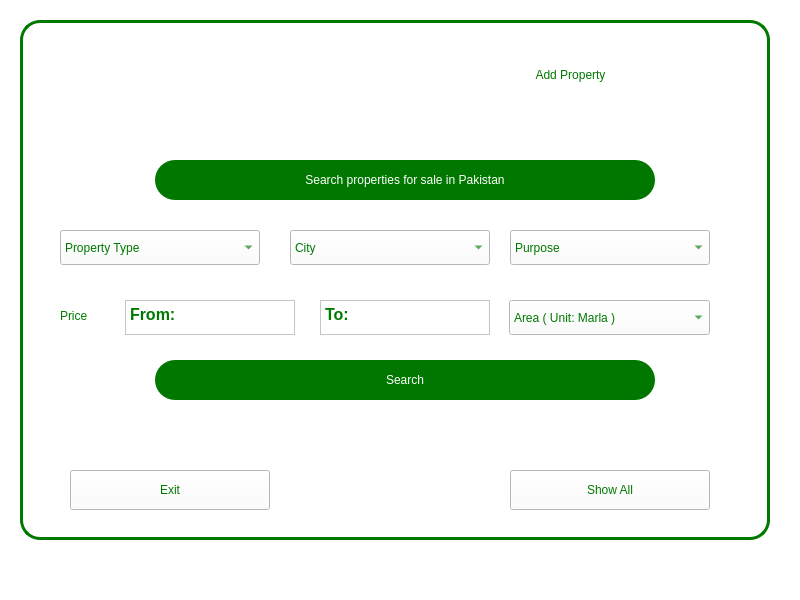
<?xml version="1.0" encoding="UTF-8"?>
<ui version="4.0">
 <class>MainWindow</class>
 <widget class="QMainWindow" name="MainWindow">
  <property name="geometry">
   <rect>
    <x>0</x>
    <y>0</y>
    <width>800</width>
    <height>600</height>
   </rect>
  </property>
  <property name="windowTitle">
   <string>MainWindow</string>
  </property>
  <property name="styleSheet">
   <string notr="true">*{
background-color: white;
color: rgb(0,120,0);
font: bold 12pt &quot;Roboto&quot;;
}</string>
  </property>
  <widget class="QWidget" name="centralwidget">
   <widget class="QWidget" name="Container" native="true">
    <property name="geometry">
     <rect>
      <x>0</x>
      <y>0</y>
      <width>800</width>
      <height>600</height>
     </rect>
    </property>
    <widget class="QLabel" name="backgroundPic">
     <property name="geometry">
      <rect>
       <x>0</x>
       <y>0</y>
       <width>800</width>
       <height>600</height>
      </rect>
     </property>
     <property name="text">
      <string/>
     </property>
     <property name="pixmap">
      <pixmap>../propertyPics/hotel.jpg</pixmap>
     </property>
     <property name="scaledContents">
      <bool>true</bool>
     </property>
    </widget>
    <widget class="QWidget" name="innerContainer" native="true">
     <property name="geometry">
      <rect>
       <x>20</x>
       <y>20</y>
       <width>750</width>
       <height>520</height>
      </rect>
     </property>
     <property name="styleSheet">
      <string notr="true">#innerContainer{
background-color: rgba(255, 255, 255, 200);
border-radius: 20px;
border: 3px solid rgb(0,120,0);
}</string>
     </property>
     <widget class="QLabel" name="lblUser">
      <property name="geometry">
       <rect>
        <x>660</x>
        <y>25</y>
        <width>60</width>
        <height>60</height>
       </rect>
      </property>
      <property name="styleSheet">
       <string notr="true">background-color: none;</string>
      </property>
      <property name="text">
       <string/>
      </property>
      <property name="pixmap">
       <pixmap resource="../icons/icons.qrc">:/icons/user (2).png</pixmap>
      </property>
      <property name="scaledContents">
       <bool>true</bool>
      </property>
     </widget>
     <widget class="QLabel" name="lblLogo">
      <property name="geometry">
       <rect>
        <x>20</x>
        <y>20</y>
        <width>120</width>
        <height>60</height>
       </rect>
      </property>
      <property name="styleSheet">
       <string notr="true">background: none;</string>
      </property>
      <property name="text">
       <string/>
      </property>
      <property name="pixmap">
       <pixmap resource="../icons/icons.qrc">:/newPrefix/DEVOE partners logo.png</pixmap>
      </property>
      <property name="scaledContents">
       <bool>true</bool>
      </property>
     </widget>
     <widget class="QComboBox" name="cmbxType">
      <property name="geometry">
       <rect>
        <x>40</x>
        <y>210</y>
        <width>200</width>
        <height>35</height>
       </rect>
      </property>
      <item>
       <property name="text">
        <string>Property Type</string>
       </property>
      </item>
      <item>
       <property name="text">
        <string>House</string>
       </property>
      </item>
      <item>
       <property name="text">
        <string>Flat</string>
       </property>
      </item>
      <item>
       <property name="text">
        <string>Plot File</string>
       </property>
      </item>
      <item>
       <property name="text">
        <string>Commercial Plot</string>
       </property>
      </item>
      <item>
       <property name="text">
        <string>Residential Plot</string>
       </property>
      </item>
      <item>
       <property name="text">
        <string>Agricultural Plot</string>
       </property>
      </item>
     </widget>
     <widget class="QComboBox" name="cmbxCity">
      <property name="geometry">
       <rect>
        <x>270</x>
        <y>210</y>
        <width>200</width>
        <height>35</height>
       </rect>
      </property>
      <item>
       <property name="text">
        <string>City</string>
       </property>
      </item>
      <item>
       <property name="text">
        <string>Lahore</string>
       </property>
      </item>
      <item>
       <property name="text">
        <string>Islamabad</string>
       </property>
      </item>
      <item>
       <property name="text">
        <string>Rawalpindi</string>
       </property>
      </item>
      <item>
       <property name="text">
        <string>Karachi</string>
       </property>
      </item>
      <item>
       <property name="text">
        <string>Sialkot</string>
       </property>
      </item>
      <item>
       <property name="text">
        <string>Gujranwala</string>
       </property>
      </item>
     </widget>
     <widget class="QComboBox" name="cmbxPurpose">
      <property name="geometry">
       <rect>
        <x>490</x>
        <y>210</y>
        <width>200</width>
        <height>35</height>
       </rect>
      </property>
      <item>
       <property name="text">
        <string>Purpose</string>
       </property>
      </item>
      <item>
       <property name="text">
        <string>For Sale</string>
       </property>
      </item>
      <item>
       <property name="text">
        <string>For Rent</string>
       </property>
      </item>
     </widget>
     <widget class="QComboBox" name="cmbxPurpose_2">
      <property name="geometry">
       <rect>
        <x>489</x>
        <y>280</y>
        <width>201</width>
        <height>35</height>
       </rect>
      </property>
      <item>
       <property name="text">
        <string>Area ( Unit: Marla )</string>
       </property>
      </item>
      <item>
       <property name="text">
        <string>2</string>
       </property>
      </item>
      <item>
       <property name="text">
        <string>3</string>
       </property>
      </item>
      <item>
       <property name="text">
        <string>5</string>
       </property>
      </item>
      <item>
       <property name="text">
        <string>10</string>
       </property>
      </item>
      <item>
       <property name="text">
        <string>20</string>
       </property>
      </item>
      <item>
       <property name="text">
        <string>50</string>
       </property>
      </item>
      <item>
       <property name="text">
        <string>100</string>
       </property>
      </item>
     </widget>
     <widget class="QTextEdit" name="textEdit">
      <property name="geometry">
       <rect>
        <x>105</x>
        <y>280</y>
        <width>170</width>
        <height>35</height>
       </rect>
      </property>
      <property name="html">
       <string>&lt;!DOCTYPE HTML PUBLIC &quot;-//W3C//DTD HTML 4.0//EN&quot; &quot;http://www.w3.org/TR/REC-html40/strict.dtd&quot;&gt;
&lt;html&gt;&lt;head&gt;&lt;meta name=&quot;qrichtext&quot; content=&quot;1&quot; /&gt;&lt;style type=&quot;text/css&quot;&gt;
p, li { white-space: pre-wrap; }
&lt;/style&gt;&lt;/head&gt;&lt;body style=&quot; font-family:'Roboto'; font-size:12pt; font-weight:600; font-style:normal;&quot;&gt;
&lt;p style=&quot; margin-top:0px; margin-bottom:0px; margin-left:0px; margin-right:0px; -qt-block-indent:0; text-indent:0px;&quot;&gt;From:&lt;/p&gt;&lt;/body&gt;&lt;/html&gt;</string>
      </property>
     </widget>
     <widget class="QLabel" name="label">
      <property name="geometry">
       <rect>
        <x>40</x>
        <y>280</y>
        <width>61</width>
        <height>31</height>
       </rect>
      </property>
      <property name="styleSheet">
       <string notr="true">background: None;</string>
      </property>
      <property name="text">
       <string>Price</string>
      </property>
     </widget>
     <widget class="QTextEdit" name="textEdit_2">
      <property name="geometry">
       <rect>
        <x>300</x>
        <y>280</y>
        <width>170</width>
        <height>35</height>
       </rect>
      </property>
      <property name="html">
       <string>&lt;!DOCTYPE HTML PUBLIC &quot;-//W3C//DTD HTML 4.0//EN&quot; &quot;http://www.w3.org/TR/REC-html40/strict.dtd&quot;&gt;
&lt;html&gt;&lt;head&gt;&lt;meta name=&quot;qrichtext&quot; content=&quot;1&quot; /&gt;&lt;style type=&quot;text/css&quot;&gt;
p, li { white-space: pre-wrap; }
&lt;/style&gt;&lt;/head&gt;&lt;body style=&quot; font-family:'Roboto'; font-size:12pt; font-weight:600; font-style:normal;&quot;&gt;
&lt;p style=&quot; margin-top:0px; margin-bottom:0px; margin-left:0px; margin-right:0px; -qt-block-indent:0; text-indent:0px;&quot;&gt;To:&lt;/p&gt;&lt;/body&gt;&lt;/html&gt;</string>
      </property>
     </widget>
     <widget class="QPushButton" name="BtnSearch">
      <property name="geometry">
       <rect>
        <x>135</x>
        <y>340</y>
        <width>500</width>
        <height>40</height>
       </rect>
      </property>
      <property name="styleSheet">
       <string notr="true">background-color: rgb(0, 120, 0);
color: white;
font: bold 16pt &quot;Roboto&quot;;
border-radius: 20px;</string>
      </property>
      <property name="text">
       <string>Search</string>
      </property>
     </widget>
     <widget class="QPushButton" name="BtnExit">
      <property name="geometry">
       <rect>
        <x>50</x>
        <y>450</y>
        <width>200</width>
        <height>40</height>
       </rect>
      </property>
      <property name="text">
       <string>Exit</string>
      </property>
     </widget>
     <widget class="QPushButton" name="BtnShowAll">
      <property name="geometry">
       <rect>
        <x>490</x>
        <y>450</y>
        <width>200</width>
        <height>40</height>
       </rect>
      </property>
      <property name="text">
       <string>Show All</string>
      </property>
     </widget>
     <widget class="QPushButton" name="Heading">
      <property name="geometry">
       <rect>
        <x>135</x>
        <y>140</y>
        <width>500</width>
        <height>40</height>
       </rect>
      </property>
      <property name="styleSheet">
       <string notr="true">background-color: rgb(0, 120, 0);
color: white;
font: bold 14pt &quot;Roboto&quot;;
border-radius: 20px;</string>
      </property>
      <property name="text">
       <string>Search properties for sale in Pakistan</string>
      </property>
     </widget>
     <widget class="QPushButton" name="BtnAdd">
      <property name="geometry">
       <rect>
        <x>460</x>
        <y>30</y>
        <width>181</width>
        <height>50</height>
       </rect>
      </property>
      <property name="styleSheet">
       <string notr="true">background-color: white;
color: rgb(0, 120, 0);
font: bold 14pt &quot;Roboto&quot;;
border-radius: 20px;</string>
      </property>
      <property name="text">
       <string>Add Property</string>
      </property>
     </widget>
    </widget>
   </widget>
  </widget>
  <widget class="QStatusBar" name="statusbar"/>
 </widget>
 <resources>
  <include location="../icons/icons.qrc"/>
 </resources>
 <connections/>
</ui>
